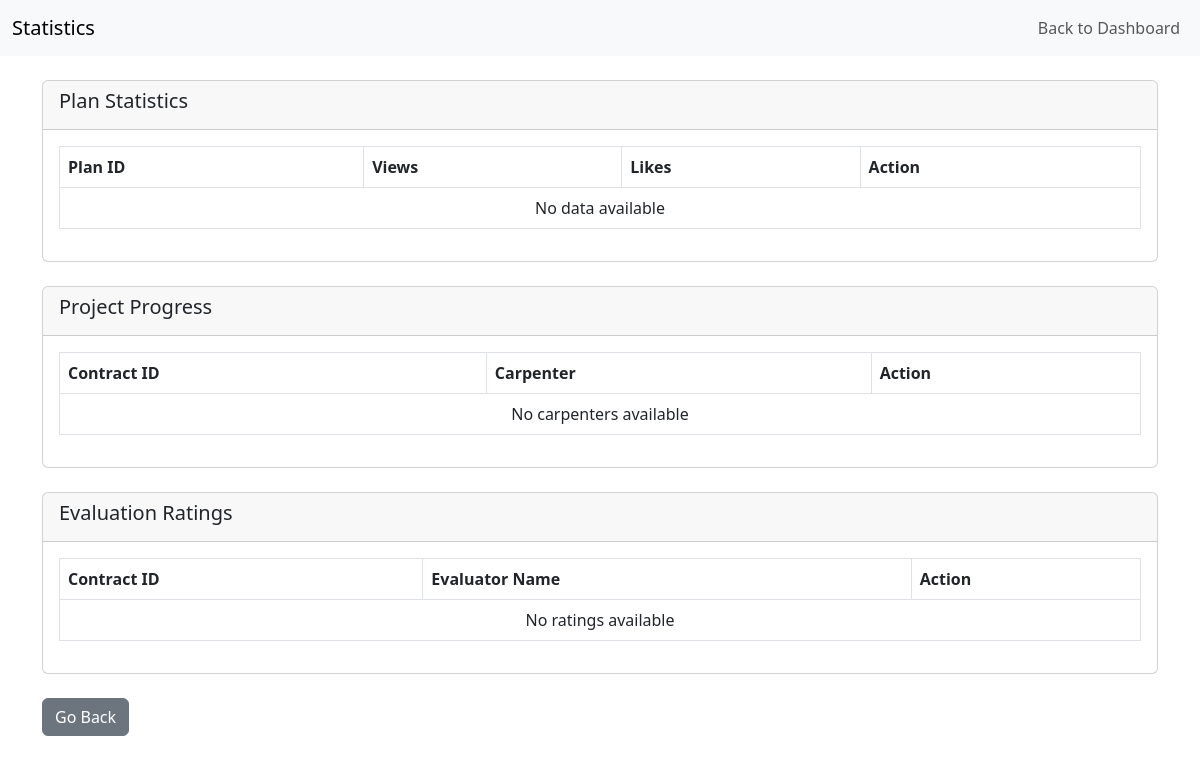
Before: /viewstatistics.php (signed in) with the older database file.
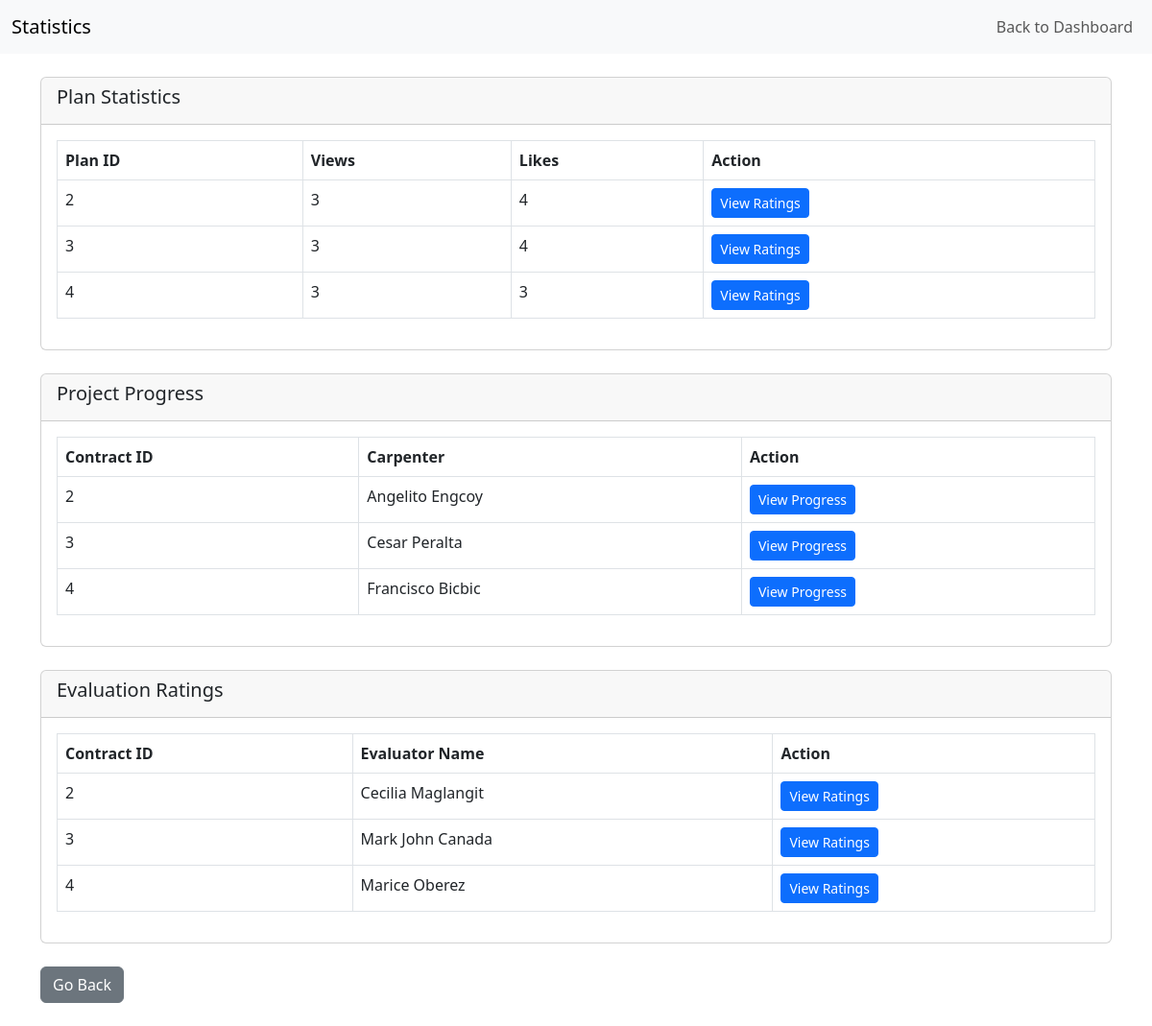
After: the same page with the newer database file.
### tables this page shows
CREATE TABLE `plan` (
  `plan_ID` int(11) NOT NULL,
  `User_ID` int(11) NOT NULL,
  `length_lot_area` varchar(255) NOT NULL,
  `width_lot_area` varchar(255) NOT NULL,
  `square_meter_lot` varchar(255) NOT NULL,
  `length_floor_area` varchar(255) NOT NULL,
  `width_floor_area` varchar(255) NOT NULL,
  `square_meter_floor` varchar(255) NOT NULL,
  `initial_budget` varchar(255) NOT NULL,
  `estimated_cost` varchar(255) NOT NULL,
  `start_date` date NOT NULL,
  `end_date` date NOT NULL,
  `type` varchar(255) NOT NULL,
  `more_details` longtext NOT NULL,
  `Photo` varchar(255) NOT NULL,
  `carpenter_limit` int(11) NOT NULL DEFAULT 1,
  `status` enum('open','closed') DEFAULT 'open',
  `views` int(11) DEFAULT 0
);

CREATE TABLE `contracts` (
  `contract_ID` int(11) NOT NULL,
  `created_at` timestamp NOT NULL DEFAULT current_timestamp(),
  `labor_cost` decimal(10,2) NOT NULL DEFAULT 0.00,
  `plan_ID` int(11) NOT NULL,
  `approval_ID` int(11) NOT NULL,
  `Carpenter_ID` int(11) NOT NULL,
  `duration` int(11) NOT NULL,
  `status` enum('pending','accepted','rejected','completed') DEFAULT 'pending',
  `rejection_reason` text DEFAULT NULL,
  `attendance_ID` int(11) NOT NULL,
  `Progress_id` int(11) NOT NULL,
  `task_id` int(11) NOT NULL,
  `completed_task_id` int(11) NOT NULL,
  `transaction_ID` int(11) DEFAULT NULL,
  `User_ID` int(11) DEFAULT NULL,
  `type_of_work` enum('select type of work','Per day','On The Job') DEFAULT 'select type of work'
);

### viewstatistics.php (the view, shortened to what the changed rows need)
<?php
include 'config.php';
$sql = "SELECT p.plan_id, p.views, COUNT(l.like_id) as likes_count,
        CONCAT(c.First_Name, ' ', c.Last_Name) as carpenter_name
        FROM plan p
        LEFT JOIN likes l ON p.plan_id = l.plan_id
        LEFT JOIN job_ratings jr ON p.plan_id = jr.plan_ID
        LEFT JOIN carpenters c ON jr.Carpenter_ID = c.Carpenter_ID
        GROUP BY p.plan_id";
$result = $conn->query($sql);
?>
<!DOCTYPE html>
<html lang="en">
<head>
    <link href="https://cdn.jsdelivr.net/npm/bootstrap@5.3.0-alpha1/dist/css/bootstrap.min.css" rel="stylesheet">
    <link href="https://cdn.jsdelivr.net/npm/select2@4.1.0-rc.0/dist/css/select2.min.css" rel="stylesheet" />
</head>
<body>
    <div class="container mt-4">
        <div class="card">
            <div class="card-body">
                <table class="table table-bordered">
                    <thead>
                        <tr>
                            <th>Plan ID</th>
                            <th>Views</th>
                            <th>Likes</th>
                            <th>Action</th>
                        </tr>
                    </thead>
                    <tbody>
                        <?php
                        if ($result->num_rows > 0) {
                            while($row = $result->fetch_assoc()) {
                                echo "<tr>";
                                echo "<td>" . $row['plan_id'] . "</td>";
                                echo "<td>" . $row['views'] . "</td>";
                                echo "<td>" . $row['likes_count'] . "</td>";
                                echo "<td><button class='btn btn-primary btn-sm' data-bs-toggle='modal'
                                      data-bs-target='#planRatingsModal'
                                      data-plan-id='" . $row['plan_id'] . "'>View Ratings</button></td>";
                                echo "</tr>";
                            }
                        } else {
                            echo "<tr><td colspan='4' class='text-center'>No data available</td></tr>";
                        }
                        ?>
                    </tbody>
                </table>
            </div>
        </div>
        <div class="card mt-4">
            <div class="card-body">
                <table class="table table-bordered">
                    <thead>
                        <tr>
                            <th>Contract ID</th>
                            <th>Carpenter</th>
                            <th>Action</th>
                        </tr>
                    </thead>
                    <tbody>
                        <?php
                        $sql = "SELECT c.contract_ID, CONCAT(cp.First_Name, ' ', cp.Last_Name) as carpenter_name
                               FROM contracts c
                               JOIN carpenters cp ON c.Carpenter_ID = cp.Carpenter_ID";
                        $result = $conn->query($sql);
                        if ($result->num_rows > 0) {
                            while($row = $result->fetch_assoc()) {
                                echo "<tr>";
                                echo "<td>" . $row['contract_ID'] . "</td>";
                                echo "<td>" . $row['carpenter_name'] . "</td>";
                                echo "<td><button class='btn btn-primary btn-sm' data-bs-toggle='modal'
                                      data-bs-target='#progressModal'
                                      data-contract-id='" . $row['contract_ID'] . "'>View Progress</button></td>";
                                echo "</tr>";
                            }
                        } else {
                            echo "<tr><td colspan='3' class='text-center'>No carpenters available</td></tr>";
                        }
                        ?>
                    </tbody>
                </table>
            </div>
        </div>
        <div class="card mt-4">
            <div class="card-body">
                <table class="table table-bordered">
                    <thead>
                        <tr>
                            <th>Contract ID</th>
                            <th>Evaluator Name</th>
                            <th>Action</th>
                        </tr>
                    </thead>
                    <tbody>
                        <?php
                        $ratings_sql = "SELECT DISTINCT r.contract_ID, u.First_Name, u.Last_Name
                                      FROM ratings r
                                      JOIN users u ON r.user_ID = u.User_ID";
                        $ratings_result = $conn->query($ratings_sql);
                        if ($ratings_result->num_rows > 0) {
                            while($row = $ratings_result->fetch_assoc()) {
                                echo "<tr>";
                                echo "<td>" . $row['contract_ID'] . "</td>";
                                echo "<td>" . $row['First_Name'] . " " . $row['Last_Name'] . "</td>";
                                echo "<td><button class='btn btn-primary btn-sm' data-bs-toggle='modal'
                                      data-bs-target='#checklistratingsmodal'
                                      data-contract-id='" . $row['contract_ID'] . "'>View Ratings</button></td>";
                                echo "</tr>";
                            }
                        } else {
                            echo "<tr><td colspan='3' class='text-center'>No ratings available</td></tr>";
                        }
                        ?>
                    </tbody>
                </table>
            </div>
        </div>
    </div>
</body>
</html>

Changed rows visible on the page:
added plan: plan_ID "2", views "3", likes_count "4"
added plan: plan_ID "3", views "3", likes_count "4"
added plan: plan_ID "4", views "3", likes_count "3"
added contracts: contract_ID "2", carpenter_name "Angelito Engcoy"
added contracts: contract_ID "3", carpenter_name "Cesar Peralta"
added contracts: contract_ID "4", carpenter_name "Francisco Bicbic"
Other visible differences:
new list line: "2 Cecilia Maglangit View Ratings"
new list line: "3 Mark John Canada View Ratings"
new list line: "4 Marice Oberez View Ratings"
text no longer shown: "No data available No carpenters available No ratings available"
